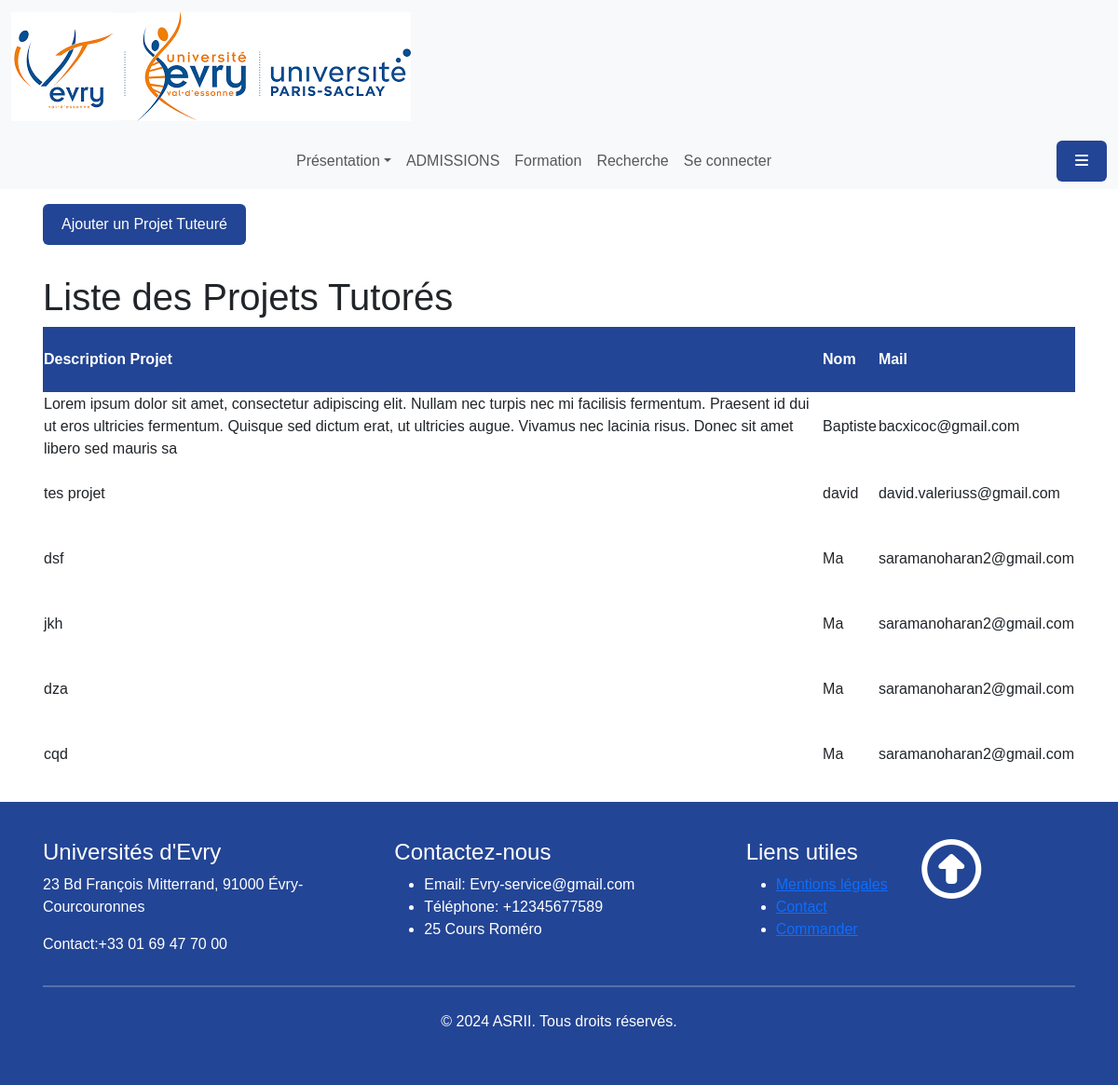
The app's page /pageHtml/EntrepriseProjet.html.php with its own data.
### tables this page shows
CREATE TABLE `Projet` (
  `Id_pro` int(11) NOT NULL,
  `Contenu_pro` varchar(255) NOT NULL,
  `Id_user` int(11) DEFAULT NULL,
  `Validation_prj` tinyint(1) NOT NULL
);

CREATE TABLE `User` (
  `Id_user` int(11) NOT NULL,
  `Nom` varchar(50) NOT NULL,
  `Prenom` varchar(50) NOT NULL,
  `Mail` varchar(50) NOT NULL,
  `Date_creation` date NOT NULL,
  `Mot_de_passe` varchar(255) NOT NULL,
  `Token` varchar(255) NOT NULL,
  `Siret` int(11) DEFAULT NULL,
  `Privilege` int(11) NOT NULL
);

### pageHtml/EntrepriseProjet.html.php (the view, shortened to what this page needs)
<?php
include_once ('../fonctionPHP/headerFooter.php');
$sql = "SELECT `Contenu_pro`, `Nom`, `Mail` FROM `Projet` INNER JOIN `User` ON Projet.Id_user = User.Id_user WHERE Validation_prj = 1;";
$result = mysqli_query($mysqli, $sql);
?>
<!DOCTYPE html>
<html lang="fr">
<head>
    <link rel="stylesheet" href="<?= $sousDossier . 'asset/css/style.css' ?>">
</head>
<body>
    <div class="container">
        <a class="btn btn-primary" href="#" id="openModal" role="button">Ajouter un Projet Tuteuré</a>
    </div>
    <div class="container">
        <h1>Liste des Projets Tutorés</h1>
        <table>
            <thead>
                <tr>
                    <th>Description Projet</th>
                    <th>Nom</th>
                    <th>Mail</th>
                </tr>
            </thead>
            <tbody>
                <?php while ($row = mysqli_fetch_assoc($result)) : ?>
                    <tr>
                        <td><?php echo htmlspecialchars($row['Contenu_pro']); ?></td>
                        <td><?php echo htmlspecialchars($row['Nom']); ?></td>
                        <td><?php echo htmlspecialchars($row['Mail']); ?></td>
                    </tr>
                <?php endwhile; ?>
            </tbody>
        </table>
    </div>
</body>
</html>

### asset/css/style.css (style rules this page uses)
thead { height: 50px; background-color:#234595; color: white; }
tr { height: 70px; }
body { font-family: Arial, Helvetica, sans-serif; }
* { box-sizing: border-box }
.container { padding: 16px; }
.fadeInElement { animation: fadeIn 0.5s ease-in-out; }

### pageHtml/EntrepriseProjet.html.php (style rules this page uses)
.btn-primary, .btn-secondary { padding: 10px 20px; border: none; cursor: pointer; font-size: 1em; }
.btn-primary { background-color: #234595; color: white; }

### records on screen
projet: Contenu_pro "Lorem ipsum dolor sit amet, consectetur adipiscing elit. Nullam nec turpis nec mi facilisis fermentum. Praesent id dui ut eros ultricies fermentum. Quisque sed dictum erat, ut ultricies augue. Vivamus nec lacinia risus. Donec sit amet libero sed mauris sa", Id_user.Nom "Baptiste", Id_user.Mail "bacxicoc@gmail.com"
projet: Contenu_pro "tes projet", Id_user.Nom "david", Id_user.Mail "david.valeriuss@gmail.com"
projet: Contenu_pro "dsf", Id_user.Nom "Ma", Id_user.Mail "saramanoharan2@gmail.com"
projet: Contenu_pro "jkh", Id_user.Nom "Ma", Id_user.Mail "saramanoharan2@gmail.com"
projet: Contenu_pro "dza", Id_user.Nom "Ma", Id_user.Mail "saramanoharan2@gmail.com"
projet: Contenu_pro "cqd", Id_user.Nom "Ma", Id_user.Mail "saramanoharan2@gmail.com"
